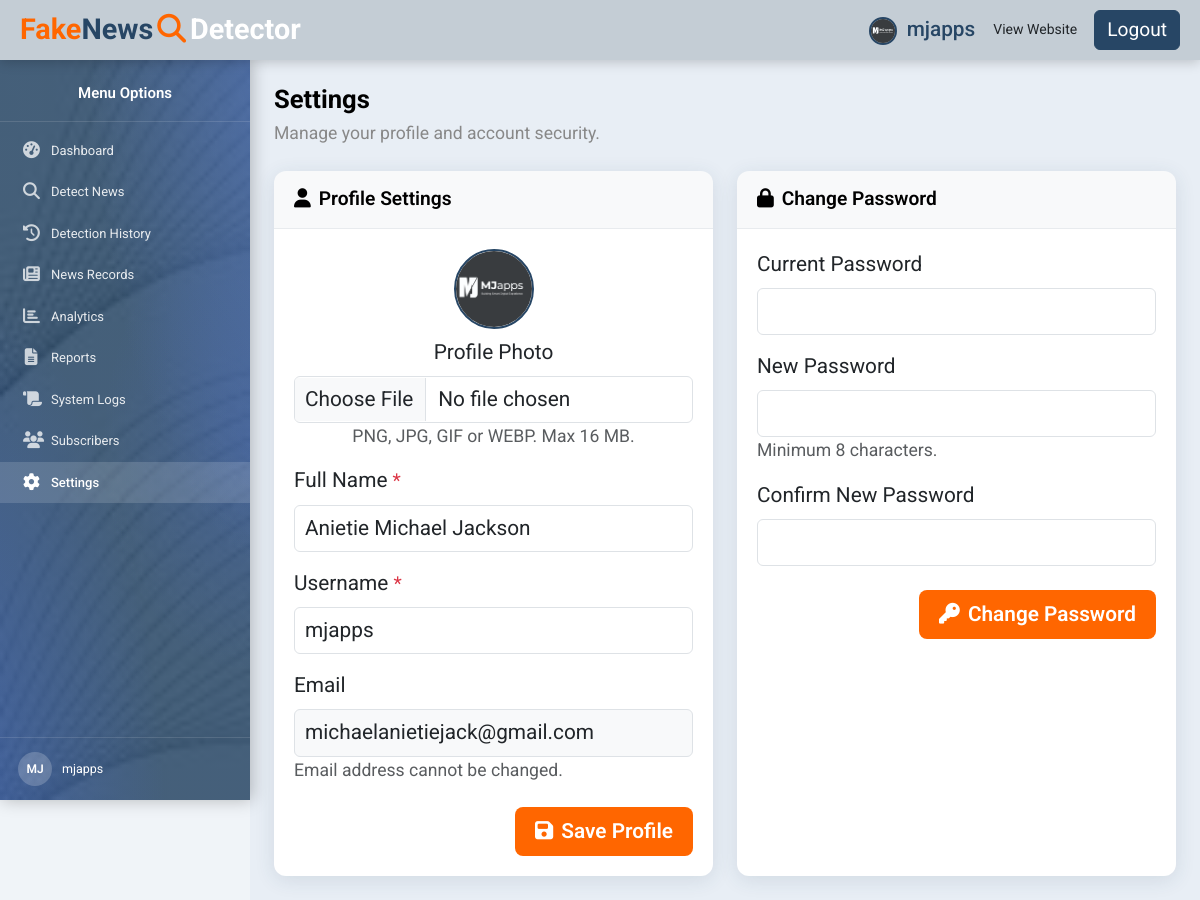
The app's page /dashboard/settings (signed in) with its own data.
### models/user.py (models this page shows, shortened)
class User(UserMixin, db.Model):
    __tablename__ = 'users'
    id = db.Column(db.Integer, primary_key=True)
    full_name = db.Column(db.String(150), nullable=False)
    email = db.Column(db.String(150), unique=True, nullable=False)
    username = db.Column(db.String(80), unique=True, nullable=False)
    password_hash = db.Column(db.String(256), nullable=False)
    role = db.Column(db.String(20), nullable=False, default='user')
    is_active = db.Column(db.Boolean, nullable=False, default=True)
    created_at = db.Column(db.DateTime, nullable=False, default=datetime.utcnow)
    last_login = db.Column(db.DateTime, nullable=True)
    profile_photo = db.Column(db.String(256), nullable=True)
    reset_token = db.Column(db.String(100), nullable=True)
    reset_token_expiry = db.Column(db.DateTime, nullable=True)
    detections = db.relationship('DetectionHistory', backref='user', lazy=True)
    articles = db.relationship('NewsRecord', backref='user', lazy=True)
    logs = db.relationship('SystemLog', backref='user', lazy=True)
    @property
    def is_authenticated(self):
        return True

### routes/dashboard.py (the view, shortened to what this page needs)
@dashboard_bp.route('/settings', methods=['GET', 'POST'])
@login_required
def settings():
    return render_template('dashboard/settings.html')

### app.py (called while the page is built)
@login_manager.user_loader
def load_user(user_id):
    from models.user import User
    return db.session.get(User, int(user_id))

### templates/dashboard/settings.html (shortened to what this page needs)
{% extends "base_dashboard.html" %}
{% block page_content %}
<div class="settings-wrap">
<div class="page-header mb-4">
  <h1 class="page-title" style="color:#000; font-size:1.6rem;">Settings</h1>
  <p class="page-sub">Manage your profile and account security.</p>
</div>
<div class="row g-4">
  <div class="col-lg-6">
    <div class="dash-card h-100">
      <div class="dash-card-header">
        <i class="fa-solid fa-user me-2"></i>Profile Settings
      </div>
      <div class="dash-card-body">
        <form method="POST" action="{{ url_for('dashboard.settings') }}" enctype="multipart/form-data">
          <div class="mb-3 text-center">
            <div class="mb-2">
              {% if current_user.profile_photo %}
                <img src="{{ url_for('static', filename='images/profile_photos/' ~ current_user.profile_photo) }}"
                     alt="Profile photo" class="settings-avatar" id="photoPreview" />
              {% else %}
                <div class="settings-avatar-placeholder" id="photoPlaceholder">
                  <i class="fa-solid fa-circle-user"></i>
                </div>
                <img src="" alt="Profile photo" class="settings-avatar d-none" id="photoPreview" />
              {% endif %}
            </div>
            <label class="form-label d-block">Profile Photo</label>
            <input type="file" name="profile_photo" id="photoInput" class="form-control"
                   accept="image/png,image/jpeg,image/gif,image/webp" />
            <small class="text-muted">PNG, JPG, GIF or WEBP. Max 16 MB.</small>
          </div>
          <div class="mb-3">
            <label class="form-label">Full Name <span class="text-danger">*</span></label>
            <input type="text" name="full_name" class="form-control"
              value="{{ current_user.full_name }}" required />
          </div>
          <div class="mb-3">
            <label class="form-label">Username <span class="text-danger">*</span></label>
            <input type="text" name="username" class="form-control"
              value="{{ current_user.username }}" required />
          </div>
          <div class="mb-3">
            <label class="form-label">Email</label>
            <input type="email" class="form-control"
              value="{{ current_user.email }}" disabled
              style="background:#f8f9fa;" />
            <small class="text-muted">Email address cannot be changed.</small>
          </div>
          <div class="d-flex justify-content-end mt-4">
            <button type="submit" class="btn btn-orange-full">
              <i class="fa-solid fa-floppy-disk me-2"></i>Save Profile
            </button>
          </div>
        </form>
      </div>
    </div>
  </div>
  <div class="col-lg-6">
    <div class="dash-card h-100">
      <div class="dash-card-header">
        <i class="fa-solid fa-lock me-2"></i>Change Password
      </div>
      <div class="dash-card-body">
        <form method="POST" action="{{ url_for('dashboard.settings') }}">
          <div class="mb-3">
            <label class="form-label">Current Password</label>
            <input type="password" name="current_password" class="form-control"
              required autocomplete="current-password" />
          </div>
          <div class="mb-3">
            <label class="form-label">New Password</label>
            <input type="password" name="new_password" id="newPw" class="form-control"
              required minlength="8" autocomplete="new-password" />
            <small class="text-muted">Minimum 8 characters.</small>
          </div>
          <div class="mb-3">
            <label class="form-label">Confirm New Password</label>
            <input type="password" name="confirm_password" id="confirmPw" class="form-control"
              required autocomplete="new-password" />
          </div>
          <div class="d-flex justify-content-end mt-4">
            <button type="submit" class="btn btn-orange-full" id="changePwBtn">
              <i class="fa-solid fa-key me-2"></i>Change Password
            </button>
          </div>
        </form>
      </div>
    </div>
  </div>
</div>
</div>
{% endblock %}

### templates/base_dashboard.html (shortened to what this page needs)
<!DOCTYPE html>
<html lang="en">
<head>
  <link href="https://cdn.jsdelivr.net/npm/bootstrap@5.3.3/dist/css/bootstrap.min.css" rel="stylesheet" />
  <link href="https://cdnjs.cloudflare.com/ajax/libs/font-awesome/6.5.2/css/all.min.css" rel="stylesheet" />
  <link rel="stylesheet" href="{{ url_for('static', filename='css/dashboard.css') }}" />
</head>
<body class="dashboard-body">
  <nav class="dashboard-topbar">
    <div class="d-flex align-items-center gap-3">
      <a href="{{ url_for('public.home') }}" class="dash-logo-text text-decoration-none">
        <span class="logo-fake">Fake</span><span class="logo-news">News</span><i class="fa-solid fa-magnifying-glass mx-1 text-orange"></i><span class="logo-detector-w">Detector</span>
      </a>
    </div>
    <div class="d-flex align-items-center gap-2">
      <div class="dropdown">
        <button class="btn btn-link dash-username p-0 dropdown-toggle text-decoration-none" type="button" data-bs-toggle="dropdown" aria-expanded="false">
          {% if current_user.profile_photo %}
            <img src="{{ url_for('static', filename='images/profile_photos/' ~ current_user.profile_photo) }}"
                 alt="avatar" class="topbar-avatar me-1" />
          {% else %}
            <i class="fa-solid fa-circle-user me-1"></i>
          {% endif %}
          {{ current_user.username }}
        </button>
      </div>
      <a href="{{ url_for('public.home') }}" class="btn btn-outline-orange btn-sm">View Website</a>
      <a href="{{ url_for('auth.logout') }}" class="btn btn-dash-logout btn-sm">Logout</a>
    </div>
  </nav>
  <aside class="dashboard-sidebar" id="dashSidebar">
    <div class="sidebar-logo-area" style="text-align:center;">
      Menu Options
    </div>
    <nav class="sidebar-nav">
      <a href="{{ url_for('dashboard.index') }}"
         class="sidebar-item {% if request.endpoint == 'dashboard.index' %}active{% endif %}">
        <i class="fa-solid fa-gauge-high"></i> <span>Dashboard</span>
      </a>
      <a href="{{ url_for('dashboard.detect') }}"
         class="sidebar-item {% if request.endpoint == 'dashboard.detect' %}active{% endif %}">
        <i class="fa-solid fa-magnifying-glass"></i> <span>Detect News</span>
      </a>
      <a href="{{ url_for('dashboard.history') }}"
         class="sidebar-item {% if request.endpoint == 'dashboard.history' %}active{% endif %}">
        <i class="fa-solid fa-clock-rotate-left"></i> <span>Detection History</span>
      </a>
      <a href="{{ url_for('dashboard.records') }}"
         class="sidebar-item {% if request.endpoint == 'dashboard.records' %}active{% endif %}">
        <i class="fa-solid fa-newspaper"></i> <span>News Records</span>
      </a>
      <a href="{{ url_for('dashboard.analytics') }}"
         class="sidebar-item {% if request.endpoint == 'dashboard.analytics' %}active{% endif %}">
        <i class="fa-solid fa-chart-bar"></i> <span>Analytics</span>
      </a>
      <a href="{{ url_for('dashboard.reports') }}"
         class="sidebar-item {% if request.endpoint == 'dashboard.reports' %}active{% endif %}">
        <i class="fa-solid fa-file-lines"></i> <span>Reports</span>
      </a>
      <a href="{{ url_for('dashboard.logs') }}"
         class="sidebar-item {% if request.endpoint == 'dashboard.logs' %}active{% endif %}">
        <i class="fa-solid fa-scroll"></i> <span>System Logs</span>
      </a>
      <a href="{{ url_for('dashboard.subscribers') }}"
         class="sidebar-item {% if request.endpoint == 'dashboard.subscribers' %}active{% endif %}">
        <i class="fa-solid fa-users"></i> <span>Subscribers</span>
      </a>
      <a href="{{ url_for('dashboard.settings') }}"
         class="sidebar-item {% if request.endpoint == 'dashboard.settings' %}active{% endif %}">
        <i class="fa-solid fa-gear"></i> <span>Settings</span>
      </a>
    </nav>
    <div class="sidebar-user-info">
      <div class="user-avatar">{{ current_user.username[:2].upper() }}</div>
      <div>
        <div class="fw-500">{{ current_user.username }}</div>
      </div>
    </div>
  </aside>
  <main class="dashboard-main" id="dashMain">
    {% block page_content %}{% endblock %}
  </main>
</body>
</html>

### templates/dashboard/settings.html (style rules this page uses)
#dashMain { background: #e8eef5; }
.settings-wrap { font-size: 8px; }
.settings-wrap .form-label { font-size: 1.3rem; }
.settings-wrap .form-control { font-size: 1.3rem; padding: 7px 10px; }
.settings-wrap small { font-size: 1.1rem; }
.settings-wrap .btn { font-size: 1.3rem; }
.settings-wrap .dash-card-header { font-size: 1.2rem; }
.settings-wrap .text-danger { font-size: 1.2rem; }
.settings-avatar { width: 80px; height: 80px; border-radius: 50%; object-fit: cover; border: 2px solid #274665; }

### records on screen
User: profile_photo (picture), username "mjapps", username "MJ", full_name "Anietie Michael Jackson", email "michaelanietiejack@gmail.com"
